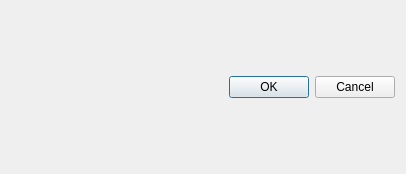
<?xml version="1.0" encoding="UTF-8"?>
<ui version="4.0">
 <class>SampleDialog</class>
 <widget class="QDialog" name="SampleDialog">
  <property name="geometry">
   <rect>
    <x>0</x>
    <y>0</y>
    <width>406</width>
    <height>174</height>
   </rect>
  </property>
  <property name="windowTitle">
   <string>__title__</string>
  </property>
  <layout class="QVBoxLayout" name="verticalLayout">
   <item>
      <layout class="QFormLayout" name="formLayout">
        __content__
      </layout>
   </item>
   <item>
    <widget class="QDialogButtonBox" name="buttonBox">
     <property name="standardButtons">
      <set>QDialogButtonBox::Cancel|QDialogButtonBox::Ok</set>
     </property>
    </widget>
   </item>
  </layout>
 </widget>
 <resources/>
 <connections>
  <connection>
   <sender>buttonBox</sender>
   <signal>rejected()</signal>
   <receiver>SampleDialog</receiver>
   <slot>reject()</slot>
  </connection>
  <connection>
   <sender>buttonBox</sender>
   <signal>accepted()</signal>
   <receiver>SampleDialog</receiver>
   <slot>accept()</slot>
  </connection>
  __connections__
 </connections>
  <slots>
    <slot>listAddButtonClicked()</slot>
    <slot>fileWidgetButtonClicked()</slot>
    <slot>imageWidgetRemoveButtonClicked()</slot>
    <slot>imageWidgetChangeButtonClicked()</slot>
    <slot>imagesWidgetChangeDirectoryButtonClicked()</slot>
    <slot>listDeleteButtonClicked()</slot>
    <slot>objectDetailButtonClicked()</slot>
    <slot>tableAddButtonClicked()</slot>
    <slot>tableDeleteButtonClicked()</slot>
    <slot>simpleGridFirstPageButtonClicked()</slot>
    <slot>simpleGridPreviousPageButtonClicked()</slot>
    <slot>simpleGridNextPageButtonClicked()</slot>
    <slot>simpleGridLastPageButtonClicked()</slot>
    <slot>simpleGridPageCountComboChanged()</slot>


 </slots>
</ui>
